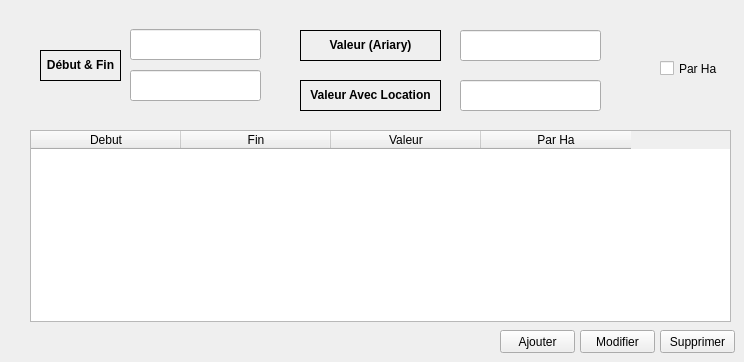
             <widget class="QWidget" name="page_6">
              <widget class="QLineEdit" name="lineEdit_77">
               <property name="geometry">
                <rect>
                 <x>460</x>
                 <y>80</y>
                 <width>141</width>
                 <height>31</height>
                </rect>
               </property>
              </widget>
              <widget class="QPushButton" name="pushButton_43">
               <property name="geometry">
                <rect>
                 <x>580</x>
                 <y>330</y>
                 <width>75</width>
                 <height>23</height>
                </rect>
               </property>
               <property name="text">
                <string>Modifier</string>
               </property>
              </widget>
              <widget class="QLineEdit" name="lineEdit_78">
               <property name="geometry">
                <rect>
                 <x>130</x>
                 <y>29</y>
                 <width>131</width>
                 <height>31</height>
                </rect>
               </property>
              </widget>
              <widget class="QCheckBox" name="checkBox_8">
               <property name="geometry">
                <rect>
                 <x>660</x>
                 <y>60</y>
                 <width>70</width>
                 <height>17</height>
                </rect>
               </property>
               <property name="text">
                <string>Par Ha</string>
               </property>
              </widget>
              <widget class="QLineEdit" name="lineEdit_79">
               <property name="geometry">
                <rect>
                 <x>460</x>
                 <y>30</y>
                 <width>141</width>
                 <height>31</height>
                </rect>
               </property>
              </widget>
              <widget class="QPushButton" name="pushButton_44">
               <property name="geometry">
                <rect>
                 <x>500</x>
                 <y>330</y>
                 <width>75</width>
                 <height>23</height>
                </rect>
               </property>
               <property name="text">
                <string>Ajouter</string>
               </property>
              </widget>
              <widget class="QTableWidget" name="tableWidget_15">
               <property name="geometry">
                <rect>
                 <x>30</x>
                 <y>130</y>
                 <width>701</width>
                 <height>192</height>
                </rect>
               </property>
               <attribute name="horizontalHeaderDefaultSectionSize">
                <number>150</number>
               </attribute>
               <column>
                <property name="text">
                 <string>Debut</string>
                </property>
               </column>
               <column>
                <property name="text">
                 <string notr="true">Fin</string>
                </property>
               </column>
               <column>
                <property name="text">
                 <string notr="true">Valeur</string>
                </property>
               </column>
               <column>
                <property name="text">
                 <string notr="true">Par Ha</string>
                </property>
               </column>
              </widget>
              <widget class="QPushButton" name="pushButton_45">
               <property name="geometry">
                <rect>
                 <x>660</x>
                 <y>330</y>
                 <width>75</width>
                 <height>23</height>
                </rect>
               </property>
               <property name="text">
                <string>Supprimer</string>
               </property>
              </widget>
              <widget class="QLabel" name="label_93">
               <property name="geometry">
                <rect>
                 <x>300</x>
                 <y>80</y>
                 <width>141</width>
                 <height>31</height>
                </rect>
               </property>
               <property name="frameShape">
                <enum>QFrame::Box</enum>
               </property>
               <property name="text">
                <string>&lt;html&gt;&lt;head/&gt;&lt;body&gt;&lt;p&gt;&lt;span style=&quot; font-weight:600;&quot;&gt;Valeur Avec Location&lt;/span&gt;&lt;/p&gt;&lt;/body&gt;&lt;/html&gt;</string>
               </property>
               <property name="alignment">
                <set>Qt::AlignCenter</set>
               </property>
              </widget>
              <widget class="QLabel" name="label_94">
               <property name="geometry">
                <rect>
                 <x>40</x>
                 <y>50</y>
                 <width>81</width>
                 <height>31</height>
                </rect>
               </property>
               <property name="frameShape">
                <enum>QFrame::Box</enum>
               </property>
               <property name="text">
                <string>&lt;html&gt;&lt;head/&gt;&lt;body&gt;&lt;p&gt;&lt;span style=&quot; font-weight:600;&quot;&gt;Début &amp;amp; Fin&lt;/span&gt;&lt;/p&gt;&lt;/body&gt;&lt;/html&gt;</string>
               </property>
               <property name="alignment">
                <set>Qt::AlignCenter</set>
               </property>
              </widget>
              <widget class="QLineEdit" name="lineEdit_80">
               <property name="geometry">
                <rect>
                 <x>130</x>
                 <y>70</y>
                 <width>131</width>
                 <height>31</height>
                </rect>
               </property>
              </widget>
              <widget class="QLabel" name="label_95">
               <property name="geometry">
                <rect>
                 <x>300</x>
                 <y>30</y>
                 <width>141</width>
                 <height>31</height>
                </rect>
               </property>
               <property name="frameShape">
                <enum>QFrame::Box</enum>
               </property>
               <property name="text">
                <string>&lt;html&gt;&lt;head/&gt;&lt;body&gt;&lt;p&gt;&lt;span style=&quot; font-weight:600;&quot;&gt;Valeur (Ariary)&lt;/span&gt;&lt;/p&gt;&lt;/body&gt;&lt;/html&gt;</string>
               </property>
               <property name="alignment">
                <set>Qt::AlignCenter</set>
               </property>
              </widget>
             </widget>
